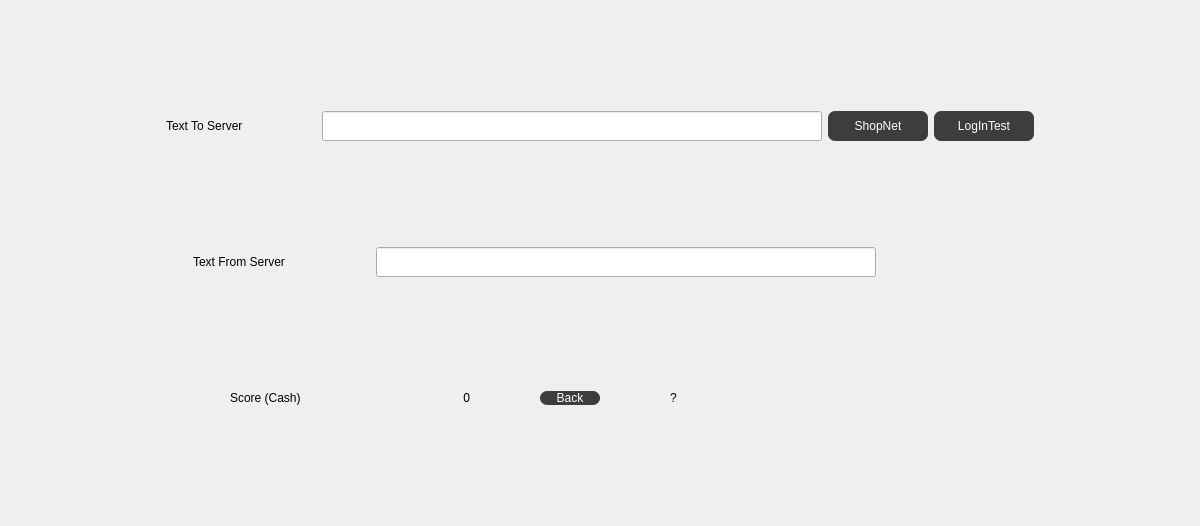
<?xml version="1.0" encoding="UTF-8"?>
<ui version="4.0">
 <class>ShopPage</class>
 <widget class="QWidget" name="ShopPage">
  <property name="geometry">
   <rect>
    <x>0</x>
    <y>0</y>
    <width>1200</width>
    <height>526</height>
   </rect>
  </property>
  <property name="windowTitle">
   <string>Form</string>
  </property>
  <property name="styleSheet">
   <string notr="true">QPushButton{
border-style:solid;
background-color:#3d3d3d;
color:#fff;
border-radius:7px;
}

QPushButton:hover{
border-style:solid;
border-width: 1px;
border-color:#2DEC6C;
border-radius:7px;
}</string>
  </property>
  <layout class="QGridLayout" name="gridLayout_3">
   <item row="0" column="0">
    <layout class="QGridLayout" name="gridLayout">
     <item row="2" column="0">
      <layout class="QHBoxLayout" name="horizontalLayout">
       <item>
        <widget class="QLabel" name="labelScoreText">
         <property name="maximumSize">
          <size>
           <width>90</width>
           <height>30</height>
          </size>
         </property>
         <property name="text">
          <string>Score (Cash)</string>
         </property>
        </widget>
       </item>
       <item>
        <widget class="QLabel" name="labelScoreNum">
         <property name="maximumSize">
          <size>
           <width>80</width>
           <height>30</height>
          </size>
         </property>
         <property name="text">
          <string>0</string>
         </property>
         <property name="alignment">
          <set>Qt::AlignRight|Qt::AlignTrailing|Qt::AlignVCenter</set>
         </property>
        </widget>
       </item>
       <item>
        <widget class="QPushButton" name="shopBackButton">
         <property name="maximumSize">
          <size>
           <width>60</width>
           <height>16777215</height>
          </size>
         </property>
         <property name="text">
          <string>Back</string>
         </property>
        </widget>
       </item>
       <item>
        <widget class="QLabel" name="labelAction">
         <property name="minimumSize">
          <size>
           <width>300</width>
           <height>30</height>
          </size>
         </property>
         <property name="maximumSize">
          <size>
           <width>300</width>
           <height>30</height>
          </size>
         </property>
         <property name="text">
          <string>?</string>
         </property>
        </widget>
       </item>
      </layout>
     </item>
     <item row="3" column="0">
      <layout class="QHBoxLayout" name="horizontalLayoutShop"/>
     </item>
     <item row="0" column="0">
      <layout class="QHBoxLayout" name="horizontalLayoutServer1">
       <item>
        <widget class="QLabel" name="label">
         <property name="maximumSize">
          <size>
           <width>150</width>
           <height>30</height>
          </size>
         </property>
         <property name="text">
          <string>Text To Server</string>
         </property>
        </widget>
       </item>
       <item>
        <widget class="QLineEdit" name="lineEditToServer">
         <property name="maximumSize">
          <size>
           <width>500</width>
           <height>30</height>
          </size>
         </property>
        </widget>
       </item>
       <item>
        <widget class="QPushButton" name="pushButtonSendToServer">
         <property name="maximumSize">
          <size>
           <width>100</width>
           <height>30</height>
          </size>
         </property>
         <property name="text">
          <string>ShopNet</string>
         </property>
        </widget>
       </item>
       <item>
        <widget class="QPushButton" name="pushButtonLogin">
         <property name="maximumSize">
          <size>
           <width>100</width>
           <height>30</height>
          </size>
         </property>
         <property name="text">
          <string>LogInTest</string>
         </property>
        </widget>
       </item>
      </layout>
     </item>
     <item row="1" column="0">
      <layout class="QHBoxLayout" name="horizontalLayoutServer2">
       <item>
        <widget class="QLabel" name="label_2">
         <property name="maximumSize">
          <size>
           <width>150</width>
           <height>30</height>
          </size>
         </property>
         <property name="text">
          <string>Text From Server</string>
         </property>
        </widget>
       </item>
       <item>
        <widget class="QLineEdit" name="lineFromServer">
         <property name="maximumSize">
          <size>
           <width>500</width>
           <height>30</height>
          </size>
         </property>
        </widget>
       </item>
       <item>
        <spacer name="horizontalSpacer">
         <property name="orientation">
          <enum>Qt::Horizontal</enum>
         </property>
         <property name="sizeType">
          <enum>QSizePolicy::Maximum</enum>
         </property>
         <property name="sizeHint" stdset="0">
          <size>
           <width>130</width>
           <height>20</height>
          </size>
         </property>
        </spacer>
       </item>
      </layout>
     </item>
    </layout>
   </item>
  </layout>
 </widget>
 <resources/>
 <connections/>
</ui>
